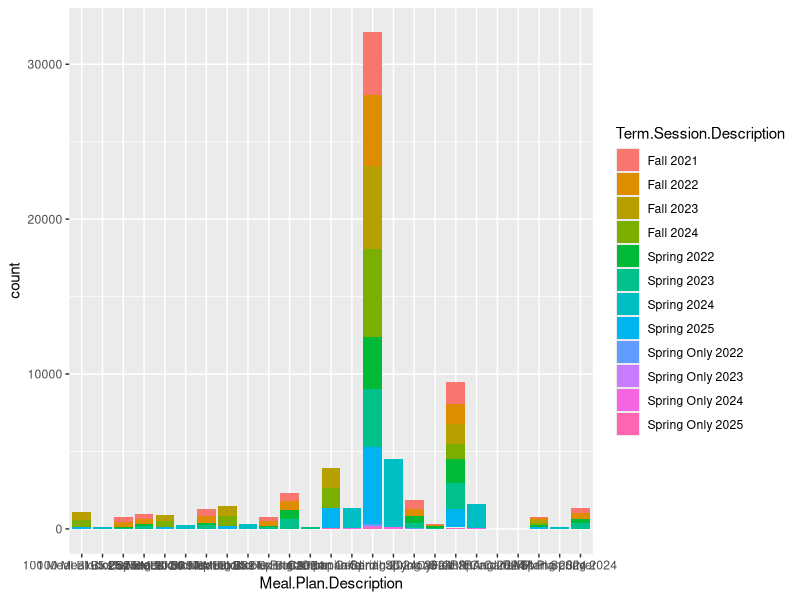
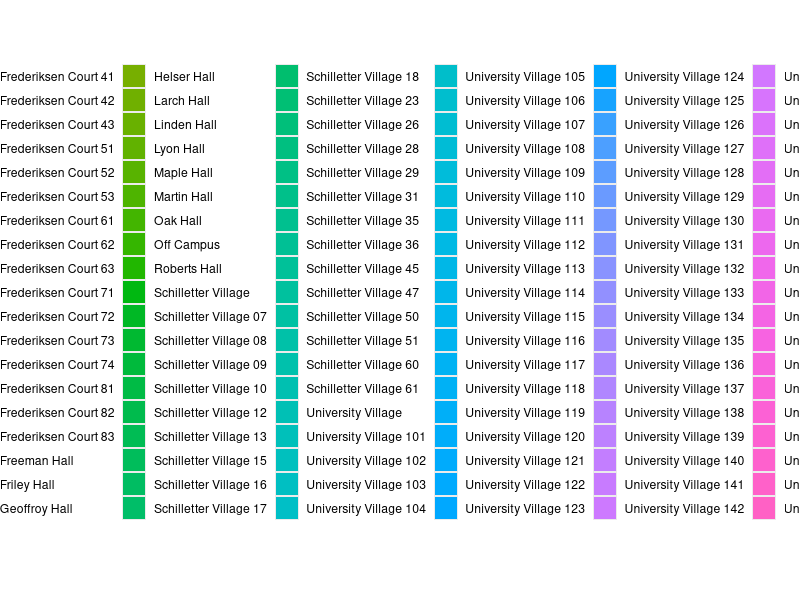
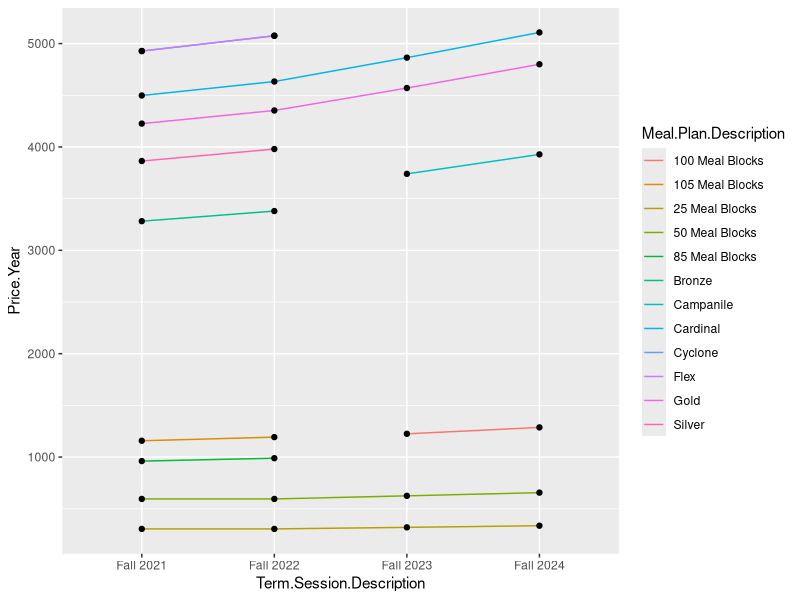

Generate these figures, in order, with R:
library(dplyr)
library(ggplot2)
library(tidyr)
library(plyr)

#Pulling in the data
joined_Data <- read.csv("./data_folder/transformed_data/Combined_Data.csv")
meal_plan_price <- read.csv("./data_folder/transformed_data/Clean_Meal_Plan_Prices.csv")
merged <- read.csv("./data_folder/raw/Reddit_Webscraped/MergedDataset.csv")

#Plots the count of each meal plan and splits by term
ggplot(joined_Data, aes(x = Meal.Plan.Description, fill = Term.Session.Description)) + geom_bar()


ggplot(joined_Data, aes(x = Meal.Plan.Description, fill = Room.Location.Description)) + geom_bar()
#Plots yearly meal plan price over time the last 3 years
ggplot(meal_plan_price[, 1:3] %>% filter(grepl('Fall', Term.Session.Description)) %>% drop_na(), 
       aes(x = Term.Session.Description, y = Price.Year, group = Meal.Plan.Description)) + 
  geom_line(aes(colour = Meal.Plan.Description)) + geom_point()

#Formatting data set types
meal_plan_price$Term.Session.Description <- as.factor(meal_plan_price$Term.Session.Description)

#This is price per year as price each semester has been the same for multiple years
tapply(meal_plan_price$Price.Year, meal_plan_price$Term.Session.Description, summary)

convos<- read.csv("./data_folder/raw/Dining_Hall_Webscraped/Convos.csv")
friley<- read.csv("./data_folder/raw/Dining_Hall_Webscraped/Windows.csv")
UDCC<- read.csv("./data_folder/raw/Dining_Hall_Webscraped/Udcc.csv")
seasons<- read.csv("./data_folder/raw/Dining_Hall_Webscraped/SeasonsMarketplace.csv")

survey_data <- rbind(convos, seasons, UDCC, friley)

write.csv(survey_data, "./data_folder/transformed_data/survey_data.csv", row.names = FALSE)